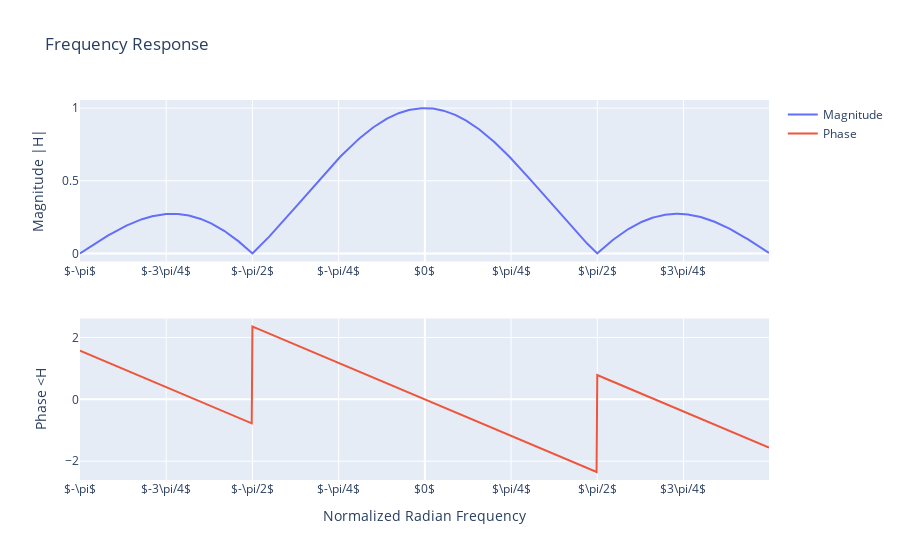

Notebook source saved alongside this figure:
### Code cell
from util import plot_frequency_response

ww = np.arange(-np.pi, np.pi, np.pi/500)
w, HH = signal.freqz([1/4, 1/4, 1/4, 1/4],1,ww)

plot_frequency_response(ww, HH)

### Figure 1 — Plotly figure (JSON) as saved in the notebook; plotly's stock layout.template omitted (floating-point values rounded to 4 significant figures; data arrays with more than 128 entries replaced by an {"elided": "..."} marker saying what was removed)
{"data": [{"name": "Magnitude", "type": "scatter", "x": {"elided": "1000 float values"}, "xaxis": "x", "y": {"elided": "1000 float values"}, "yaxis": "y"}, {"name": "Phase", "type": "scatter", "x": {"elided": "1000 float values"}, "xaxis": "x2", "y": {"elided": "1000 float values"}, "yaxis": "y2"}], "layout": {"title": {"text": "Frequency Response"}, "xaxis": {"anchor": "y", "domain": [0, 1], "tickmode": "array", "ticktext": ["$-\\pi$", "$-3\\pi/4$", "$-\\pi/2$", "$-\\pi/4$", "$0$", "$\\pi/4$", "$\\pi/2$", "$3\\pi/4$", "$\\pi$"], "tickvals": [-3.142, -2.356, -1.571, -0.7854, 0, 0.7854, 1.571, 2.356, 3.142]}, "xaxis2": {"anchor": "y2", "domain": [0, 1], "tickmode": "array", "ticktext": ["$-\\pi$", "$-3\\pi/4$", "$-\\pi/2$", "$-\\pi/4$", "$0$", "$\\pi/4$", "$\\pi/2$", "$3\\pi/4$", "$\\pi$"], "tickvals": [-3.142, -2.356, -1.571, -0.7854, 0, 0.7854, 1.571, 2.356, 3.142], "title": {"text": "Normalized Radian Frequency"}}, "yaxis": {"anchor": "x", "domain": [0.575, 1], "title": {"text": "Magnitude |H|"}}, "yaxis2": {"anchor": "x2", "domain": [0, 0.425], "title": {"text": "Phase <H"}}}}
